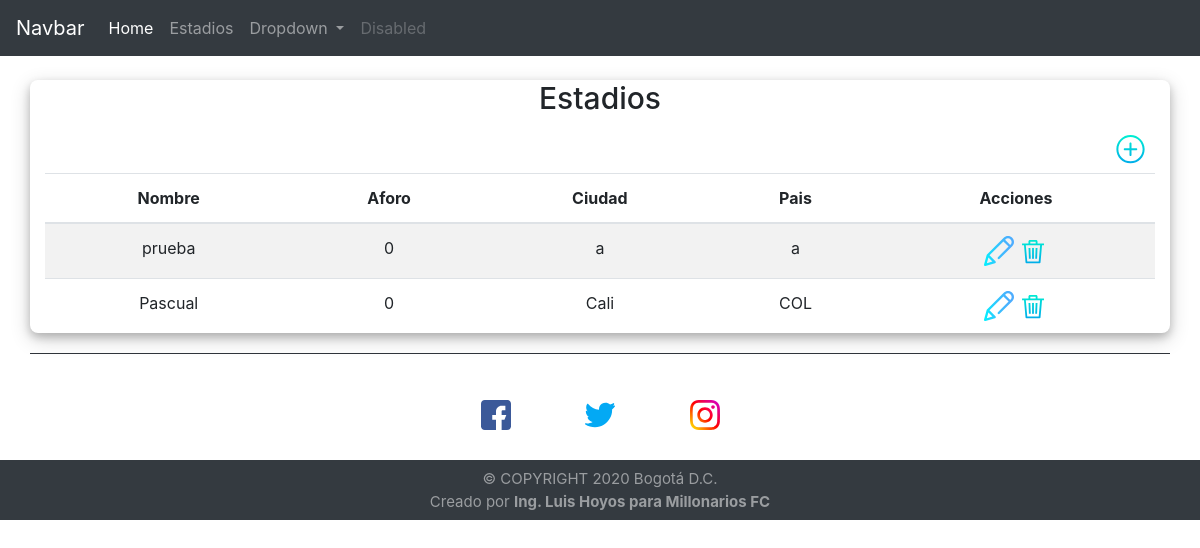
The page /estadios.php on the database as committed earlier.
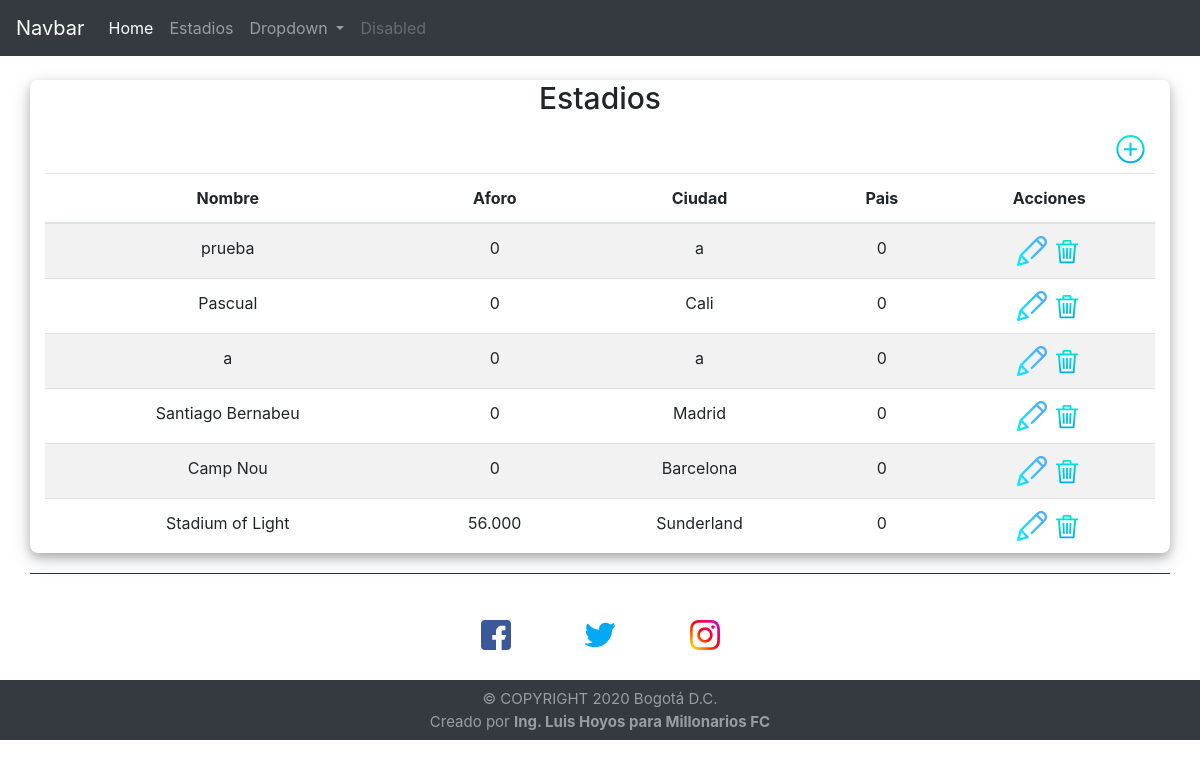
The same page on the database as committed later.
### tables this page shows
CREATE TABLE IF NOT EXISTS `estadios` (
  `id_estadio` int(11) NOT NULL AUTO_INCREMENT,
  `nombre_estadio` varchar(100) NOT NULL,
  `aforo` int(7) DEFAULT NULL,
  `ciudad` varchar(50) NOT NULL,
  `pais` int(11) DEFAULT NULL,
  PRIMARY KEY (`id_estadio`)
);

### estadios.php (the view, shortened to what this page needs)
<!DOCTYPE html>
<html lang="en">
<head>
    <link rel="stylesheet" href="https://stackpath.bootstrapcdn.com/bootstrap/4.5.2/css/bootstrap.min.css"
>
    <link rel="stylesheet" href="css/estilos.css">
</head>
<body>
    <nav class="navbar navbar-expand-lg navbar-dark bg-dark">
        <a class="navbar-brand" href="#">Navbar</a>
        <div class="collapse navbar-collapse" id="navbarSupportedContent">
            <ul class="navbar-nav mr-auto">
                <li class="nav-item active">
                    <a class="nav-link" href="index.php">Home <span class="sr-only">(current)</span></a>
                </li>
                <li class="nav-item">
                    <a class="nav-link" href="estadios.php">Estadios</a>
                </li>
                <li class="nav-item dropdown">
                    <a class="nav-link dropdown-toggle" href="#" id="navbarDropdown" role="button"
                        data-toggle="dropdown" aria-haspopup="true" aria-expanded="false">
                        Dropdown
                    </a>
                </li>
                <li class="nav-item">
                    <a class="nav-link disabled" href="#" tabindex="-1" aria-disabled="true">Disabled</a>
                </li>
            </ul>
        </div>
    </nav>
    <section>
        <br>
        <div class="container">
            <article>
                <h1>Estadios</h1>
                <a href="crear_estadio.php"> <img src="iconos/add.svg" class="icono_registrar" alt="registrar"
                        title="Registrar Estadio"></a>
                <br>
                <br>
                <table class="table table-hover table-striped table-responsive" id="tablas">
                    <thead>
                        <tr>
                            <th scope="col">Nombre</th>
                            <th scope="col">Aforo</th>
                            <th scope="col">Ciudad</th>
                            <th scope="col">Pais</th>
                            <th scope="col">Acciones</th>
                        </tr>
                    </thead>
                    <tbody>
                        <?php
              include_once("conexion.php");
                $consulta = "SELECT * FROM estadios";
                $ejecutar = mysqli_query($con, $consulta);
                while($fila = mysqli_fetch_array($ejecutar)){
                      $id = $fila['id_estadio'];
                      $aforo = number_format($fila['aforo'], 0, ',', '.');
                      $nombre_estadio = $fila['nombre_estadio'];
                      $ciudad = $fila['ciudad'];
                      $pais = $fila['pais'];
              ?>
                        <tr>
                            <td><?php echo $nombre_estadio; ?></td>
                            <td><?php echo $aforo; ?></td>
                            <td><?php echo $ciudad; ?></td>
                            <td><?php echo $pais; ?></td>
                            <td><a href="crear_estadio.php?editar_estadio=<?php echo $id; ?>"> <img
                                        src="iconos/162-edit.svg" class="icono_eliminar" alt="icono_eliminar"
                                        title="Editar"></a>
                                <a href="crear_estadio.php?eliminar_estadio=<?php echo $id; ?>"> <img
                                        src="iconos/delete.svg" class="icono_eliminar" alt="icono_eliminar"
                                        title="Eliminar"></a>
                            </td>
                        </tr>
                        <?php } ?>
                    </tbody>
                </table>
            </article>
        </div>
    </section>
    <footer>
        <hr width="95%" color="#343a40">
        <div class="iconosredes" id="redessociales">
            <div class="ajusteicono">
                <a target="_blank" href="https://www.facebook.com/luishoyos91"><img src="iconos/facebook.svg"
                        alt="facebook" title="Facebook" width="30px" height="30px"></a>
            </div>
            <div class="ajusteicono">
                <a target="_blank" href="https://twitter.com/luishoyos91"><img src="iconos/twitter.svg" alt="twitter"
                        title="Twitter" width="30px" height="30px"></a>
            </div>
            <div class="ajusteicono">
                <a target="_blank" href="https://www.instagram.com/luishoyos91"><img src="iconos/instagram.svg"
                        alt="instagram" title="Instagram" width="30px" height="30px"></a>
            </div>
        </div>
        <div class="textofooter">
            <p class="parrafo_footer">© COPYRIGHT 2020 Bogotá D.C.
                <br>
                Creado por <strong> Ing. Luis Hoyos para Millonarios FC</strong>
            </p>
        </div>
    </footer>
</body>
</html>

### css/estilos.css (style rules this page uses)
#tablas { text-align: center; display: table; width: 100%; margin-right: 0px; }
.icono_eliminar { height: 30px; }
footer { width: 100%; }
.iconosredes { text-align: center; }
.ajusteicono { display: inline-flex; margin: 30px 35px; }
.textofooter { padding-top: 8px; width: 100%; font-family: -apple-system,BlinkMacSystemFont,"Segoe UI",Roboto,"Helvetica Neue",Arial,"Noto Sans",sans-serif,"Apple Color Emoji","Segoe UI Emoji","Segoe UI Symbol","Noto Color Emoji"; text-align: center; color: rgba(255,255,255,.5); font-size: 15px; background-color:#343a40!important; height: 60px; }
h1 { text-align: center; font-size: 30px; }
.parrafo_footer { margin-bottom: 0px; }
.container { padding-left: 15px; padding-right: 15px; margin-left: auto; margin-right: auto; border-radius: 8px; box-shadow: 0 4px 8px 0 rgba(0,0,0,0.2), 0 6px 20px 0 rgba(0,0,0,0.19); margin-bottom: 20px; }
.icono_registrar { height: 3%; width: 3%; float: right; margin-top: 8px; margin-bottom: 8px; margin-right: 8px; }

Rows that differ between the two databases and show on the page:
changed estadios "prueba": pais "a" → "0"
changed estadios "Pascual": pais "COL" → "0"
added estadios: nombre_estadio "a", aforo "0", ciudad "a", pais "0"
added estadios: nombre_estadio "Santiago Bernabeu", aforo "0", ciudad "Madrid", pais "0"
added estadios: nombre_estadio "Camp Nou", aforo "0", ciudad "Barcelona", pais "0"
added estadios: nombre_estadio "Stadium of Light", aforo "56.000", ciudad "Sunderland", pais "0"
